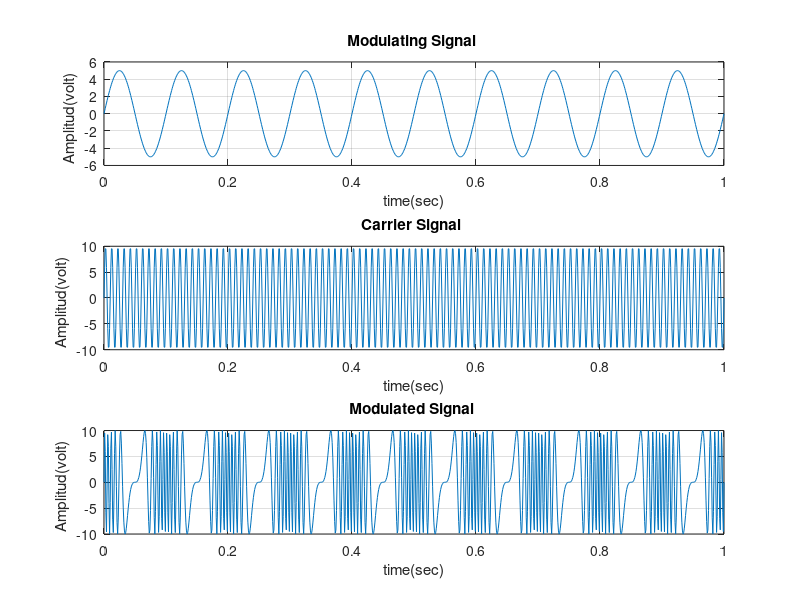

MATLAB code for this plot:
%% Modulating Signal
am = 5;
fm = 10;
t = 0:0.001:1;
xm = am*sin(2*pi*fm*t);

subplot(3,1,1); 
plot(t,xm), grid on;% Graphical representation of Modulating signal
title ( '  Modulating Signal   ');
xlabel ( ' time(sec) ');
ylabel (' Amplitud(volt)   ');

%% Carrier Signal
ac = 10;
fc = 100;
xc = ac*sin(2*pi*fc*t);

subplot(3,1,2); 
plot(t,xc), grid on;% Graphical representation of Modulating signal
title ( '  Carrier Signal   ');
xlabel ( ' time(sec) ');
ylabel (' Amplitud(volt)   ');

%% modulated signal
m = 10; %modulation index
y = ac*sin(2*pi*fc*t + m*sin(2*pi*fm*t));

subplot(3,1,3); 
plot(t,y), grid on;% Graphical representation of Modulating signal
title ( '  Modulated Signal   ');
xlabel ( ' time(sec) ');
ylabel (' Amplitud(volt)   ');
